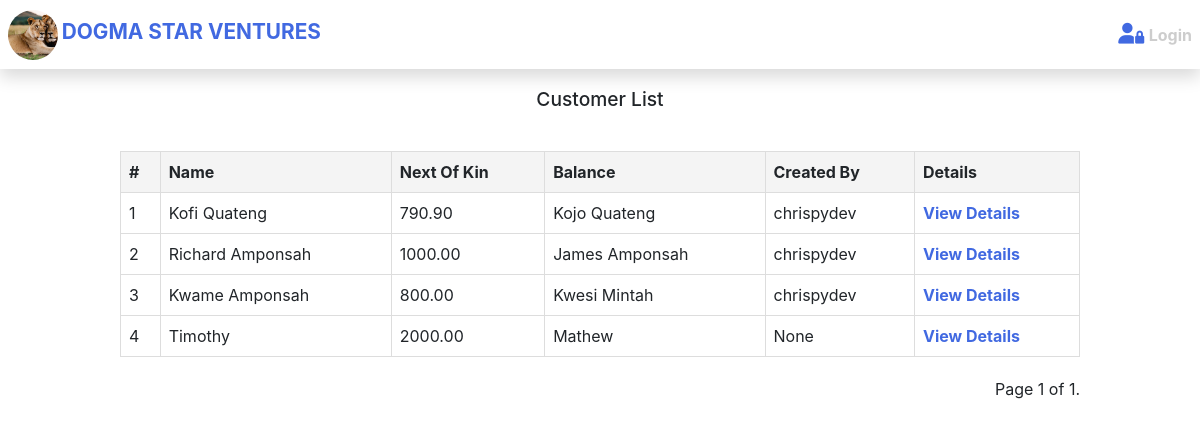
Screenshot of /accounts/admin-customers/ with the database file from the repository.
### savings/models.py (models this page shows, shortened)
class Customer(models.Model):
    name = models.CharField(max_length=150)
    next_of_kin = models.CharField(max_length=100)
    balance = models.DecimalField(max_digits=10, decimal_places=2, default=0.0)
    customer_image = models.ImageField(
        upload_to='media_file', default='default.jpg')
    created_by = models.ForeignKey(
        Worker,
        on_delete=models.SET(set_customer_creator),
        null=True,
        blank=True,
        related_name='customers_created'
    )
    joined = models.DateTimeField(
        auto_now_add=True)  # Changed to DateTimeField
    account_number = models.CharField(
        max_length=30, unique=True, blank=True, null=True
    )

class Worker(models.Model):
    user = models.OneToOneField(User, on_delete=models.CASCADE)
    def __str__(self):
        return self.user.username

### auth/views.py (the view)
# urls.py: path('admin-customers/', CustomerAdminListView.as_view(),
class CustomerAdminListView(ListView):
    model = Customer
    template_name = 'auth/customer_admin_list.html'
    context_object_name = 'customers'
    paginate_by = 10  # Number of customers per page

### templates/auth/customer_admin_list.html (shortened to what this page needs)
{% extends 'base.html' %}
{% block content %}
<section class="record__collection wrapper">
    <div>
        <h1>Customer List</h1>
    </div>
    <article class="collection__table">
        <table class="customer__table">
            <thead>
                <tr>
                    <th>#</th>
                    <th>Name</th>
                    <th>Next Of Kin</th>
                    <th>Balance</th>
                    <th>Created By</th>
                    <th>Details</th>
                </tr>
            </thead>
            <tbody>
                {% for customer in customers %}
                <tr>
                    <td>{{ forloop.counter }}</td>
                    <td>{{ customer.name }}</td>
                    <td>{{ customer.balance }}</td>
                    <td>{{ customer.next_of_kin }}</td>
                    <td>{{ customer.created_by }}</td>
                    <td>
                        <a class="details__link" href="{% url 'admin_customer_detail' customer.id %}">
                            View Details
                        </a>
                    </td>
                </tr>
                {% endfor %}
            </tbody>
        </table>
    </article>
    <div class="pagination">
        <span class="step-links">
            <span class="current">
                Page {{ page_obj.number }} of {{ page_obj.paginator.num_pages }}.
            </span>
        </span>
    </div>
</section>
{% endblock content %}

### static/css/global.css (style rules this page uses)
body, h1, h2, h3, h4, h5, h6, p, ul, ol, li { margin: 0; padding: 0; }
:root { --primary-color: #4169e1; --primary-background: #4169e1e1; --border-color: #007bff40; --primary-color-light: #7a8589; --text-color: #4444; }
body { font-family: "Poppins", sans-serif; font-weight: 300; font-size: 14px; line-height: 1.5; overflow-x: hidden; }
a { color: var(--text-color) !important; text-decoration: none; font-weight: bolder; }
.wrapper { max-width: 80%; margin-left: auto; margin-right: auto; }
tr { border-color: var(--primary-background) !important; }

### static/css/record_collection.css (style rules this page uses)
.record__collection { margin-left: auto; margin-right: auto; margin-top: 1rem; }
.record__collection h1 { text-align: center; font-size: 1.2rem; }

### static/css/worker_dashboard.css (style rules this page uses)
.collection__table { overflow-x: auto !important; }
.pagination { float: right; }

### static/css/customer-detail.css (style rules this page uses)
.record__collection h1 { text-align: center; margin-bottom: 20px; }
.customer__table { width: 100%; border-collapse: collapse; margin: 20px 0; }
.customer__table th, .customer__table td { border: 1px solid #ddd; text-align: left; padding: 8px; }
.customer__table th { background-color: #f4f4f4; }
.details__link, .back__link { color: var(--primary-color) !important; text-decoration: none; font-weight: bold; }

### static/css/customer_dashboard.css (style rules this page uses)
.customer__table { width: 100%; border-collapse: collapse; }

### rows the page displays
Customer: name "Kofi Quateng", balance "790.90", next_of_kin "Kojo Quateng", created_by "chrispydev"
Customer: name "Richard Amponsah", balance "1000.00", next_of_kin "James Amponsah", created_by "chrispydev"
Customer: name "Kwame Amponsah", balance "800.00", next_of_kin "Kwesi Mintah", created_by "chrispydev"
Customer: name "Timothy", balance "2000.00", next_of_kin "Mathew", created_by "None"

### other values shown
{{ page_obj.number }} "1"
{{ page_obj.paginator.num_pages }} "1"
